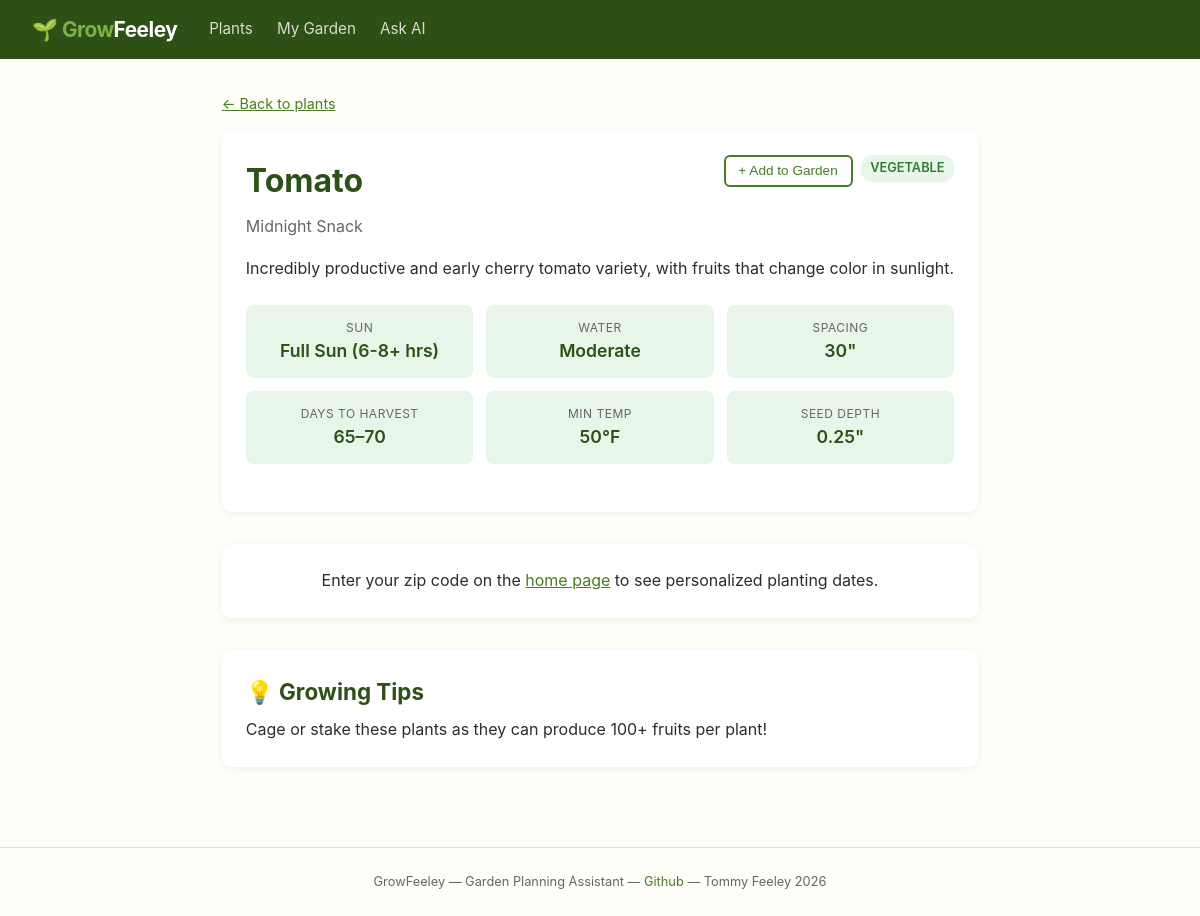
Page /plants/79/ on the committed database.
### garden/models.py (models this page shows, shortened)
class Plant(models.Model):
    class PlantType(models.TextChoices):
        VEGETABLE = 'vegetable', 'Vegetable'
        FRUIT = 'fruit', 'Fruit'
        HERB = 'herb', 'Herb'
        FLOWER = 'flower', 'Flower'
    class SunRequirement(models.TextChoices):
        FULL_SUN = 'full_sun', 'Full Sun (6-8+ hrs)'
        PARTIAL_SUN = 'partial_sun', 'Partial Sun (4-6 hrs)'
        PARTIAL_SHADE = 'partial_shade', 'Partial Shade (2-4 hrs)'
        FULL_SHADE = 'full_shade', 'Full Shade (<2 hrs)'
    class WaterNeeds(models.TextChoices):
        LOW = 'low', 'Low'
        MODERATE = 'moderate', 'Moderate'
        HIGH = 'high', 'High'
    name = models.CharField(max_length=100, help_text="Common name, e.g. 'Tomato'")
    variety = models.CharField(max_length=100, blank=True, help_text="Specific variety, e.g. 'Sun Sugar'")
    plant_type = models.CharField(max_length=20, choices=PlantType.choices)
    description = models.TextField(blank=True)
    days_to_maturity_min = models.PositiveIntegerField(help_text="Minimum days from transplant/sow to harvest")
    days_to_maturity_max = models.PositiveIntegerField(help_text="Maximum days from transplant/sow to harvest")
    sun_requirement = models.CharField(max_length=20, choices=SunRequirement.choices)
    water_needs = models.CharField(max_length=20, choices=WaterNeeds.choices)
    spacing_inches = models.PositiveIntegerField(help_text="Space between plants in inches")
    seed_depth_inches = models.DecimalField(max_digits=4, decimal_places=2, null=True, blank=True)
    min_temp_f = models.IntegerField(help_text="Minimum temperature the plant can handle (°F)")
    start_indoors = models.BooleanField(default=False)
    weeks_start_indoors = models.IntegerField(
        null=True, blank=True,
        help_text="Weeks BEFORE last frost to start indoors (positive number)"
    )
    weeks_transplant = models.IntegerField(
        default=0,
        help_text="Weeks AFTER last frost to transplant outside"
    )
    can_direct_sow = models.BooleanField(default=True)
    weeks_direct_sow = models.IntegerField(
        null=True, blank=True,
        help_text="Weeks AFTER last frost for direct sow (negative = before)"
    )
    growing_tips = models.TextField(blank=True)
    class Meta:
        ordering = ['name', 'variety']
        unique_together = ['name', 'variety']
    @property
    def display_name(self):
        if self.variety:
            return f"{self.name} ({self.variety})"
        return self.name

### garden/views.py (the view, shortened to what this page needs)
# urls.py: path('plants/<int:pk>/', views.plant_detail, name='plant_detail'),
def plant_detail(request, pk):
    plant = get_object_or_404(Plant, pk=pk)
    zip_code = request.GET.get('zip', '').strip()
    frost_data, zone_str, zone_error = _get_zone_context(zip_code)
    calendar = None
    if frost_data:
        calendar = plant.get_calendar(frost_data)
    companions = CompanionRelationship.objects.filter(
        Q(plant_a=plant) | Q(plant_b=plant)
    ).select_related('plant_a', 'plant_b')
    companion_data = []
    return render(request, 'garden/plant_detail.html', {
        'plant': plant,
        'frost_data': frost_data,
        'zone_str': zone_str,
        'calendar': calendar,
        'zip_code': zip_code,
        'companions': companion_data,
    })

### garden/views.py (called while the page is built)
def _get_zone_context(zip_code):
    if not zip_code:
        return None, None, None
    return lookup_zone(zip_code)

### garden/templates/garden/plant_detail.html (shortened to what this page needs)
{% extends "garden/base.html" %}
{% block content %}
<a href="{% url 'garden:plant_list' %}{% if zip_code %}?zip={{ zip_code }}{% endif %}" class="back-link">← Back to plants</a>
<div class="card">
    <div class="plant-header">
        <div>
            <h1>{{ plant.name }}</h1>
            {% if plant.variety %}<p class="subtitle" style="margin-bottom: 0;">{{ plant.variety }}</p>{% endif %}
        </div>
        <div style="display: flex; gap: 0.5rem; align-items: start;">
            <button class="btn btn-outline" id="garden-toggle-btn"
                    onclick="toggleGarden({{ plant.pk }}, '{{ plant.display_name|escapejs }}')"
                    style="font-size: 0.85rem; padding: 0.4rem 0.8rem;">
                + Add to Garden
            </button>
            <span class="tag tag-{{ plant.plant_type }}">{{ plant.get_plant_type_display }}</span>
        </div>
    </div>
    {% if plant.description %}
    <p>{{ plant.description }}</p>
    {% endif %}
    <div class="info-grid">
        <div class="info-item">
            <div class="label">Sun</div>
            <div class="value">{{ plant.get_sun_requirement_display }}</div>
        </div>
        <div class="info-item">
            <div class="label">Water</div>
            <div class="value">{{ plant.get_water_needs_display }}</div>
        </div>
        <div class="info-item">
            <div class="label">Spacing</div>
            <div class="value">{{ plant.spacing_inches }}"</div>
        </div>
        <div class="info-item">
            <div class="label">Days to Harvest</div>
            <div class="value">{{ plant.days_to_maturity_min }}–{{ plant.days_to_maturity_max }}</div>
        </div>
        <div class="info-item">
            <div class="label">Min Temp</div>
            <div class="value">{{ plant.min_temp_f }}°F</div>
        </div>
        {% if plant.seed_depth_inches %}
        <div class="info-item">
            <div class="label">Seed Depth</div>
            <div class="value">{{ plant.seed_depth_inches }}"</div>
        </div>
        {% endif %}
    </div>
</div>
{% if calendar %}
<div class="section">
    <div class="card">
        <h2>📅 Your Planting Calendar — Zone {{ calendar.zone }}</h2>
        <p class="subtitle">Based on your zip code {{ zip_code }}</p>
        <dl class="calendar-dates">
            {% if calendar.start_indoors %}
            <dt>🏠 Start Indoors</dt>
            <dd>{{ calendar.start_indoors|date:"F j, Y" }}</dd>
            {% endif %}
            {% if calendar.transplant %}
            <dt>🌿 Transplant Outside</dt>
            <dd>{{ calendar.transplant|date:"F j, Y" }}</dd>
            {% endif %}
            {% if calendar.direct_sow %}
            <dt>🌱 Direct Sow</dt>
            <dd>{{ calendar.direct_sow|date:"F j, Y" }}</dd>
            {% endif %}
            {% if calendar.harvest_start %}
            <dt>🍅 Harvest Window</dt>
            <dd>{{ calendar.harvest_start|date:"F j" }} — {{ calendar.harvest_end|date:"F j, Y" }}</dd>
            {% endif %}
            <dt>❄️ Last Frost</dt>
            <dd>{{ calendar.last_frost|date:"F j" }}</dd>
            <dt>🍂 First Frost</dt>
            <dd>{{ calendar.first_frost|date:"F j" }}</dd>
        </dl>
        {% if calendar.frost_warning %}
        <div class="frost-warning">
            ⚠️ Heads up — this plant's harvest window may extend past your first frost date.
            Consider starting earlier or using frost protection.
        </div>
        {% endif %}
    </div>
</div>
{% elif not frost_data %}
<div class="section">
    <div class="card" style="text-align: center;">
        <p>Enter your zip code on the <a href="/">home page</a> to see personalized planting dates.</p>
    </div>
</div>
{% endif %}
{% if plant.growing_tips %}
<div class="section">
    <div class="card">
        <h2>💡 Growing Tips</h2>
        <p>{{ plant.growing_tips|linebreaksbr }}</p>
    </div>
</div>
{% endif %}
{% endblock %}

### rows in the picture
Plant: name "Tomato", variety "Midnight Snack", plant_type "VEGETABLE", description "Incredibly productive and early cherry tomato variety, with fruits that change color in sunlight.", sun_requirement "Full Sun (6-8+ hrs)", water_needs "Moderate", spacing_inches "30", days_to_maturity_min "65", days_to_maturity_max "70", min_temp_f "50", seed_depth_inches "0.25", growing_tips "Cage or stake these plants as they can produce 100+ fruits per plant!"
